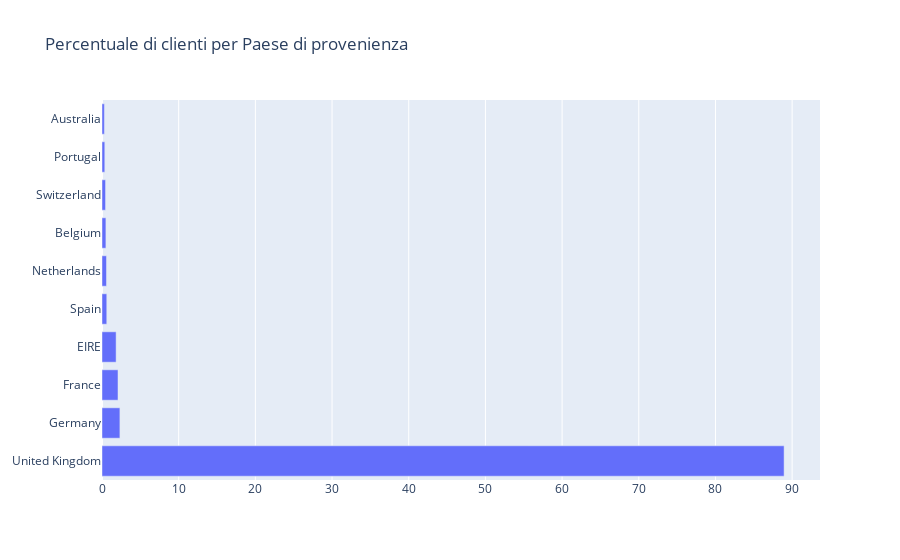

The code cell stored with this chart in its notebook:
### Code cell
country_counts = (df.Country.value_counts().head(10) / len(df)) * 100

data = [go.Bar(x=country_counts, 
               y=country_counts.index, 
               orientation='h')]

layout = go.Layout(title='Percentuale di clienti per Paese di provenienza')

fig = go.Figure(data=data, layout=layout)   
py.iplot(fig)

### Figure 1 — Plotly figure (JSON) as saved in the notebook; plotly's stock layout.template omitted (floating-point values rounded to 4 significant figures)
{"data": [{"orientation": "h", "type": "bar", "x": [88.95, 2.334, 2.087, 1.84, 0.6226, 0.5828, 0.5086, 0.4614, 0.3638, 0.3095], "y": ["United Kingdom", "Germany", "France", "EIRE", "Spain", "Netherlands", "Belgium", "Switzerland", "Portugal", "Australia"]}], "layout": {"title": {"text": "Percentuale di clienti per Paese di provenienza"}}}
